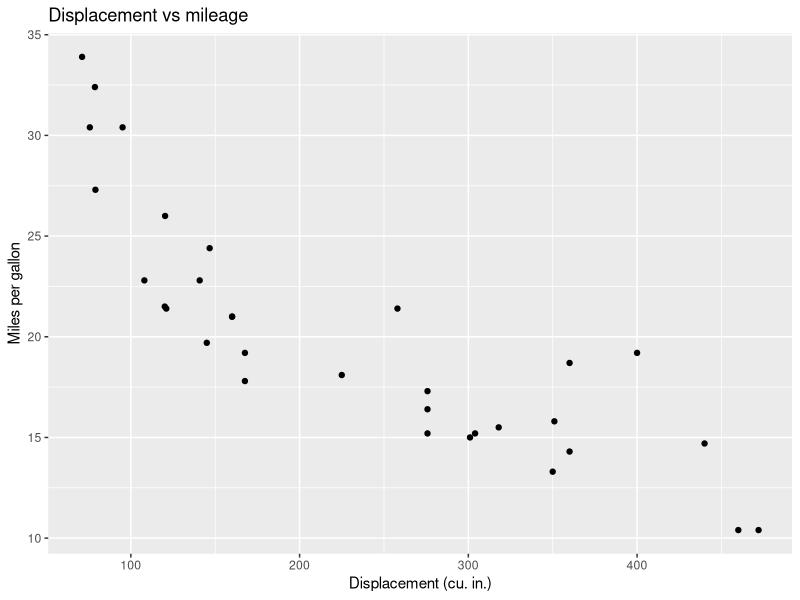
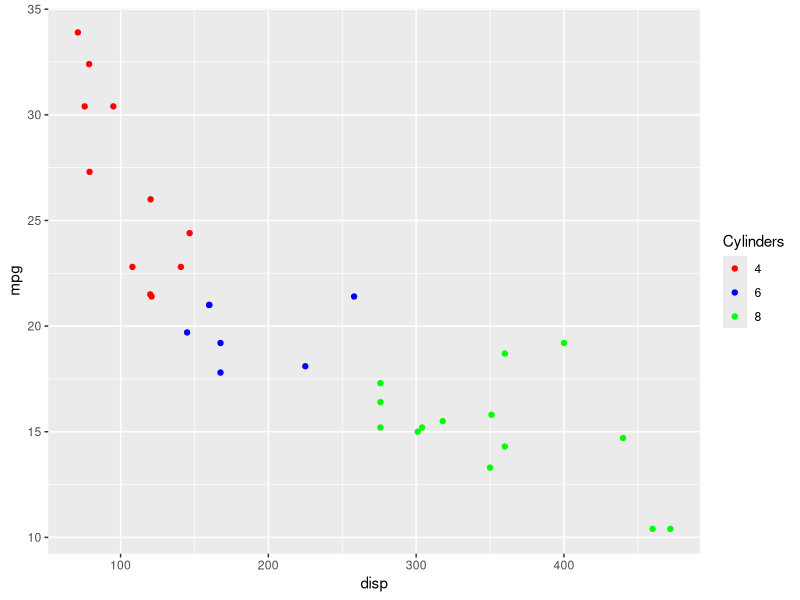

Write the R code that produced these figures, in order. (Note: this script raises an error after producing the figures.)
# Chapter exercises verification (run from repo root).
library(ggplot2)
p1 <- ggplot(mtcars) + geom_point(aes(disp, mpg)) + labs(x = "Displacement (cu. in.)", y = "Miles per gallon", title = "Displacement vs mileage")
p2 <- ggplot(mtcars) + geom_point(aes(disp, mpg, color = factor(cyl))) + scale_color_manual(name = "Cylinders", values = c("red", "blue", "green"))
invisible(lapply(list(p1, p2), ggplot_build))
stopifnot(p2$labels$colour == "Cylinders")
message("ch-labels OK")
